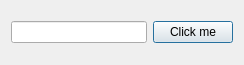
<?xml version="1.0" encoding="UTF-8"?>
<ui version="4.0">
 <class>Dialog</class>
 <widget class="QDialog" name="Dialog">
  <property name="geometry">
   <rect>
    <x>0</x>
    <y>0</y>
    <width>244</width>
    <height>65</height>
   </rect>
  </property>
  <property name="windowTitle">
   <string>Dialog</string>
  </property>
  <layout class="QHBoxLayout" name="horizontalLayout">
   <item>
    <widget class="QLineEdit" name="lineEdit">
     <property name="echoMode">
      <enum>QLineEdit::Password</enum>
     </property>
    </widget>
   </item>
   <item>
    <widget class="QPushButton" name="pushButton">
     <property name="text">
      <string>Click me</string>
     </property>
    </widget>
   </item>
  </layout>
 </widget>
 <layoutdefault spacing="6" margin="11"/>
 <resources/>
 <connections/>
</ui>
